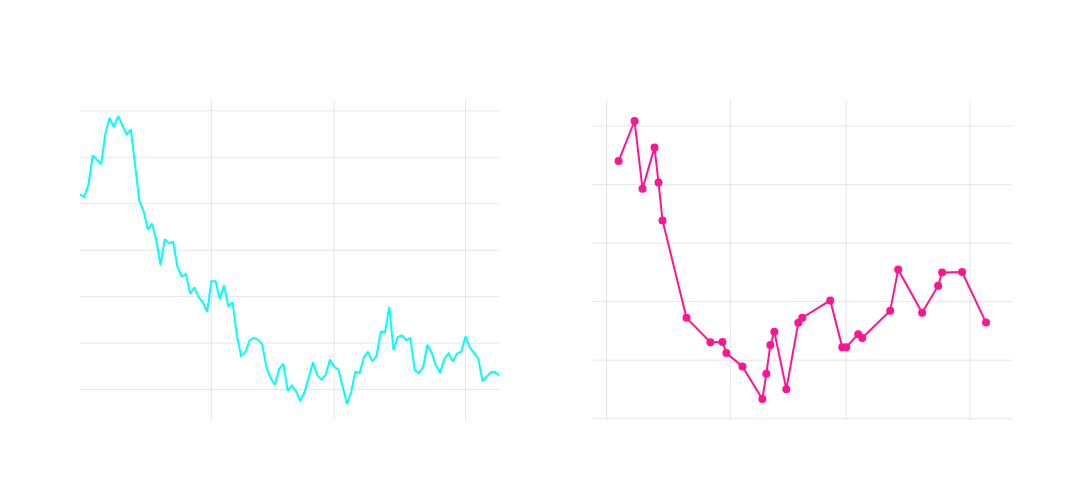

The code cell stored with this chart in its notebook:
### Markdown cell above
#### 1.)  Time Series Analysis


#####  What is a Time Series?

A time series is a set of values of a certain quantity (typically) obtained at equal intervals between them

- This isn't always the case (an illiquid product may only trade once in a while yielding a new price)

- Piecewise linear interpolation is used to connect observations, we don't necessarily know what occurs between observations

- Statistics are elusive as these systems evolve dynamically over time (these values do not converge and are not constant)

### Code cell
import numpy as np
import plotly.graph_objects as go
from plotly.subplots import make_subplots
from datetime import datetime, timedelta

# Generate regular time series data (stock price)
np.random.seed(42)
n_points = 100
dates_regular = [datetime(2024,1,1) + timedelta(days=int(x)) for x in range(n_points)]
price = 100
prices_regular = []
for _ in range(n_points):
    price *= (1 + np.random.normal(0.0002, 0.02))
    prices_regular.append(price)

# Generate irregular time series data (illiquid instrument)
n_irregular = 30
random_days = sorted(np.random.choice(range(n_points), n_irregular, replace=False))
dates_irregular = [datetime(2024,1,1) + timedelta(days=int(x)) for x in random_days]
price = 100
prices_irregular = []
for _ in range(n_irregular):
    price *= (1 + np.random.normal(0.0005, 0.03))
    prices_irregular.append(price)

# Create subplots
fig = make_subplots(
    rows=1, cols=2,
    subplot_titles=('Regular Time Series', 'Irregular Time Series')
)

# Add regular time series on left
fig.add_trace(
    go.Scatter(
        x=dates_regular,
        y=prices_regular,
        mode='lines',
        line=dict(color='rgba(0, 255, 255, 1)'), # Neon cyan
        name='Regular Series'
    ),
    row=1, col=1
)

# Add irregular time series on right
fig.add_trace(
    go.Scatter(
        x=dates_irregular,
        y=prices_irregular,
        mode='markers+lines',
        line=dict(color='rgba(255, 20, 147, 1)'), # Neon pink
        marker=dict(size=8, color='rgba(255, 20, 147, 1)'),
        name='Irregular Series'
    ),
    row=1, col=2
)

# Update layout
fig.update_layout(
    height=500,
    width=1200,
    showlegend=False,
    plot_bgcolor='rgba(0,0,0,0)',
    paper_bgcolor='rgba(0,0,0,0)',
    font=dict(color='white')
)

# Update axes
fig.update_xaxes(
    showgrid=True,
    gridwidth=1,
    gridcolor='rgba(128,128,128,0.2)',
    zeroline=True,
    zerolinewidth=1,
    zerolinecolor='rgba(128,128,128,0.5)'
)
fig.update_yaxes(
    showgrid=True,
    gridwidth=1,
    gridcolor='rgba(128,128,128,0.2)',
    zeroline=True,
    zerolinewidth=1,
    zerolinecolor='rgba(128,128,128,0.5)'
)

fig.show()

### Figure 1 — Plotly figure (JSON) as saved in the notebook; plotly's stock layout.template omitted (floating-point values rounded to 4 significant figures)
{"data": [{"line": {"color": "rgba(0, 255, 255, 1)"}, "mode": "lines", "name": "Regular Series", "type": "scatter", "x": ["2024-01-01T00:00:00", "2024-01-02T00:00:00", "2024-01-03T00:00:00", "2024-01-04T00:00:00", "2024-01-05T00:00:00", "2024-01-06T00:00:00", "2024-01-07T00:00:00", "2024-01-08T00:00:00", "2024-01-09T00:00:00", "2024-01-10T00:00:00", "2024-01-11T00:00:00", "2024-01-12T00:00:00", "2024-01-13T00:00:00", "2024-01-14T00:00:00", "2024-01-15T00:00:00", "2024-01-16T00:00:00", "2024-01-17T00:00:00", "2024-01-18T00:00:00", "2024-01-19T00:00:00", "2024-01-20T00:00:00", "2024-01-21T00:00:00", "2024-01-22T00:00:00", "2024-01-23T00:00:00", "2024-01-24T00:00:00", "2024-01-25T00:00:00", "2024-01-26T00:00:00", "2024-01-27T00:00:00", "2024-01-28T00:00:00", "2024-01-29T00:00:00", "2024-01-30T00:00:00", "2024-01-31T00:00:00", "2024-02-01T00:00:00", "2024-02-02T00:00:00", "2024-02-03T00:00:00", "2024-02-04T00:00:00", "2024-02-05T00:00:00", "2024-02-06T00:00:00", "2024-02-07T00:00:00", "2024-02-08T00:00:00", "2024-02-09T00:00:00", "2024-02-10T00:00:00", "2024-02-11T00:00:00", "2024-02-12T00:00:00", "2024-02-13T00:00:00", "2024-02-14T00:00:00", "2024-02-15T00:00:00", "2024-02-16T00:00:00", "2024-02-17T00:00:00", "2024-02-18T00:00:00", "2024-02-19T00:00:00", "2024-02-20T00:00:00", "2024-02-21T00:00:00", "2024-02-22T00:00:00", "2024-02-23T00:00:00", "2024-02-24T00:00:00", "2024-02-25T00:00:00", "2024-02-26T00:00:00", "2024-02-27T00:00:00", "2024-02-28T00:00:00", "2024-02-29T00:00:00", "2024-03-01T00:00:00", "2024-03-02T00:00:00", "2024-03-03T00:00:00", "2024-03-04T00:00:00", "2024-03-05T00:00:00", "2024-03-06T00:00:00", "2024-03-07T00:00:00", "2024-03-08T00:00:00", "2024-03-09T00:00:00", "2024-03-10T00:00:00", "2024-03-11T00:00:00", "2024-03-12T00:00:00", "2024-03-13T00:00:00", "2024-03-14T00:00:00", "2024-03-15T00:00:00", "2024-03-16T00:00:00", "2024-03-17T00:00:00", "2024-03-18T00:00:00", "2024-03-19T00:00:00", "2024-03-20T00:00:00", "2024-03-21T00:00:00", "2024-03-22T00:00:00", "2024-03-23T00:00:00", "2024-03-24T00:00:00", "2024-03-25T00:00:00", "2024-03-26T00:00:00", "2024-03-27T00:00:00", "2024-03-28T00:00:00", "2024-03-29T00:00:00", "2024-03-30T00:00:00", "2024-03-31T00:00:00", "2024-04-01T00:00:00", "2024-04-02T00:00:00", "2024-04-03T00:00:00", "2024-04-04T00:00:00", "2024-04-05T00:00:00", "2024-04-06T00:00:00", "2024-04-07T00:00:00", "2024-04-08T00:00:00", "2024-04-09T00:00:00"], "xaxis": "x", "y": [101.0, 100.8, 102.1, 105.2, 104.7, 104.3, 107.6, 109.3, 108.3, 109.4, 108.5, 107.5, 108.0, 103.9, 100.3, 99.22, 97.23, 97.87, 96.11, 93.41, 96.17, 95.75, 95.9, 93.19, 92.19, 92.42, 90.31, 91.0, 89.93, 89.42, 88.36, 91.65, 91.65, 89.73, 91.22, 89.01, 89.4, 85.92, 83.65, 84.0, 85.25, 85.56, 85.38, 84.89, 82.39, 81.22, 80.49, 82.21, 82.79, 79.89, 80.42, 79.82, 78.75, 79.73, 81.39, 82.93, 81.55, 81.06, 81.62, 83.22, 82.44, 82.15, 80.35, 78.45, 79.74, 81.91, 81.81, 83.47, 84.09, 83.02, 83.64, 86.23, 86.19, 88.9, 84.26, 85.66, 85.83, 85.33, 85.51, 82.12, 81.78, 82.38, 84.83, 83.97, 82.63, 81.82, 83.33, 83.89, 83.02, 83.89, 84.07, 85.72, 84.53, 83.99, 83.35, 80.93, 81.42, 81.86, 81.89, 81.52], "yaxis": "y"}, {"line": {"color": "rgba(255, 20, 147, 1)"}, "marker": {"color": "rgba(255, 20, 147, 1)", "size": 8}, "mode": "markers+lines", "name": "Irregular Series", "type": "scatter", "x": ["2024-01-04T00:00:00", "2024-01-08T00:00:00", "2024-01-10T00:00:00", "2024-01-13T00:00:00", "2024-01-14T00:00:00", "2024-01-15T00:00:00", "2024-01-21T00:00:00", "2024-01-27T00:00:00", "2024-01-30T00:00:00", "2024-01-31T00:00:00", "2024-02-04T00:00:00", "2024-02-09T00:00:00", "2024-02-10T00:00:00", "2024-02-11T00:00:00", "2024-02-12T00:00:00", "2024-02-15T00:00:00", "2024-02-18T00:00:00", "2024-02-19T00:00:00", "2024-02-26T00:00:00", "2024-02-29T00:00:00", "2024-03-01T00:00:00", "2024-03-04T00:00:00", "2024-03-05T00:00:00", "2024-03-12T00:00:00", "2024-03-14T00:00:00", "2024-03-20T00:00:00", "2024-03-24T00:00:00", "2024-03-25T00:00:00", "2024-03-30T00:00:00", "2024-04-05T00:00:00"], "xaxis": "x2", "y": [102.0, 105.4, 99.64, 103.2, 100.2, 96.94, 88.62, 86.53, 86.56, 85.6, 84.46, 81.68, 83.85, 86.3, 87.43, 82.52, 88.19, 88.63, 90.1, 86.1, 86.11, 87.22, 86.9, 89.22, 92.74, 89.05, 91.37, 92.49, 92.52, 88.21], "yaxis": "y2"}], "layout": {"annotations": [{"font": {"size": 16}, "showarrow": false, "text": "Regular Time Series", "x": 0.225, "xanchor": "center", "xref": "paper", "y": 1, "yanchor": "bottom", "yref": "paper"}, {"font": {"size": 16}, "showarrow": false, "text": "Irregular Time Series", "x": 0.775, "xanchor": "center", "xref": "paper", "y": 1, "yanchor": "bottom", "yref": "paper"}], "font": {"color": "white"}, "height": 500, "paper_bgcolor": "rgba(0,0,0,0)", "plot_bgcolor": "rgba(0,0,0,0)", "showlegend": false, "width": 1200, "xaxis": {"anchor": "y", "domain": [0, 0.45], "gridcolor": "rgba(128,128,128,0.2)", "gridwidth": 1, "showgrid": true, "zeroline": true, "zerolinecolor": "rgba(128,128,128,0.5)", "zerolinewidth": 1}, "xaxis2": {"anchor": "y2", "domain": [0.55, 1], "gridcolor": "rgba(128,128,128,0.2)", "gridwidth": 1, "showgrid": true, "zeroline": true, "zerolinecolor": "rgba(128,128,128,0.5)", "zerolinewidth": 1}, "yaxis": {"anchor": "x", "domain": [0, 1], "gridcolor": "rgba(128,128,128,0.2)", "gridwidth": 1, "showgrid": true, "zeroline": true, "zerolinecolor": "rgba(128,128,128,0.5)", "zerolinewidth": 1}, "yaxis2": {"anchor": "x2", "domain": [0, 1], "gridcolor": "rgba(128,128,128,0.2)", "gridwidth": 1, "showgrid": true, "zeroline": true, "zerolinecolor": "rgba(128,128,128,0.5)", "zerolinewidth": 1}}}
